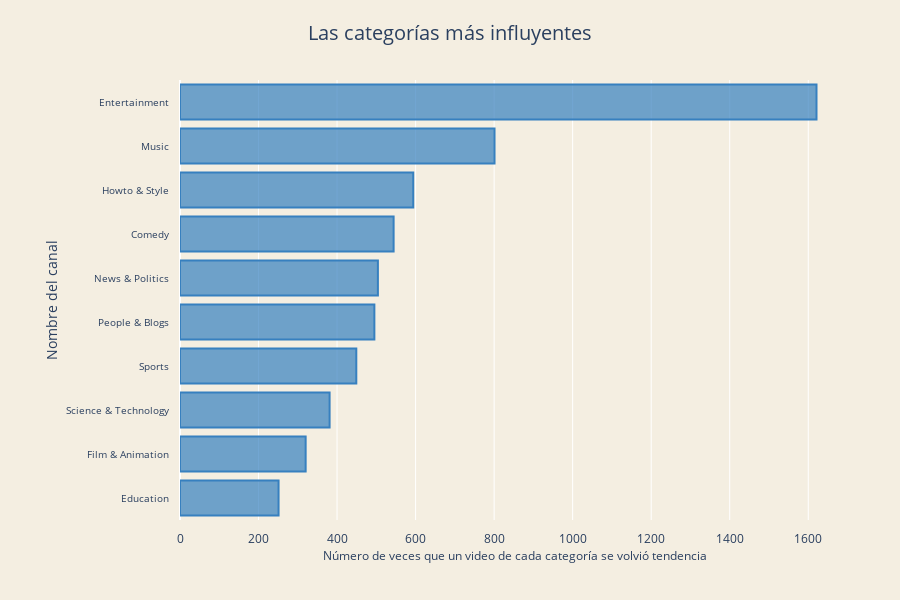

The notebook cell this image was saved under:
### Code cell
max_title_length = 30
number_of_creators = 10

# Corregimos la agregación
top_creators = df_last.groupby('category_name').size().reset_index(name='code_count')
top_creators = top_creators.sort_values('code_count', ascending=False).head(number_of_creators)

# Creamos el gráfico de barras
trace1 = go.Bar(
    y = [(x if len(x) <= max_title_length else x[:max_title_length] + "...") 
         for x in top_creators.category_name.values][::-1],
    x = top_creators['code_count'].values[::-1],
    name = "Top categories",
    orientation = 'h',
    marker=dict(
        color='rgba(55, 128, 191, 0.7)',
        line=dict(
            color='rgba(55, 128, 191, 1.0)',
            width=2,
        )
    ),
)

data = [trace1]

layout = go.Layout(
    title = dict(
        text='Las categorías más influyentes',
        x=0.5,
        font=dict(size=20)
    ),
    width=900,
    height=600,
    margin=dict(  
        l=180,
        r=50,
        b=80,
        t=80,
        pad=10
    ),
    paper_bgcolor='rgb(244, 238, 225)',
    plot_bgcolor='rgb(244, 238, 225)',
    yaxis = dict(
        anchor = 'x',
        rangemode='tozero',
        tickfont=dict(
            size=10
        ),
        ticklen=1,
        title=dict(text='Nombre del canal')
    ), 
    xaxis = dict(
        title=dict(
            text='Número de veces que un video de cada categoría se volvió tendencia',
            font=dict(size=12)
        ),
        anchor = 'x',
        rangemode='tozero'
    ), 
    legend=dict(x=0.6, y=0.07)
)

fig = go.Figure(data=data, layout=layout)

# Para notebooks de Jupyter, usa:
py.init_notebook_mode(connected=True)
py.iplot(fig)

### Figure 1 — Plotly figure (JSON) as saved in the notebook; plotly's stock layout.template omitted (floating-point values rounded to 4 significant figures)
{"data": [{"marker": {"color": "rgba(55, 128, 191, 0.7)", "line": {"color": "rgba(55, 128, 191, 1.0)", "width": 2}}, "name": "Top categories", "orientation": "h", "type": "bar", "x": [251, 320, 381, 449, 495, 504, 544, 594, 801, 1621], "y": ["Education", "Film & Animation", "Science & Technology", "Sports", "People & Blogs", "News & Politics", "Comedy", "Howto & Style", "Music", "Entertainment"]}], "layout": {"height": 600, "legend": {"x": 0.6, "y": 0.07}, "margin": {"b": 80, "l": 180, "pad": 10, "r": 50, "t": 80}, "paper_bgcolor": "rgb(244, 238, 225)", "plot_bgcolor": "rgb(244, 238, 225)", "title": {"font": {"size": 20}, "text": "Las categorías más influyentes", "x": 0.5}, "width": 900, "xaxis": {"anchor": "x", "autorange": true, "range": [0, 1706.0], "rangemode": "tozero", "title": {"font": {"size": 12}, "text": "Número de veces que un video de cada categoría se volvió tendencia"}, "type": "linear"}, "yaxis": {"anchor": "x", "autorange": true, "range": [-0.5, 9.5], "rangemode": "tozero", "tickfont": {"size": 10}, "ticklen": 1, "title": {"text": "Nombre del canal"}, "type": "category"}}}
